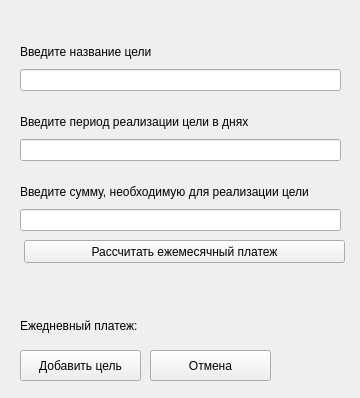
<?xml version="1.0" encoding="UTF-8"?>
<ui version="4.0">
 <class>Form</class>
 <widget class="QWidget" name="Form">
  <property name="geometry">
   <rect>
    <x>0</x>
    <y>0</y>
    <width>360</width>
    <height>398</height>
   </rect>
  </property>
  <property name="windowTitle">
   <string>Form</string>
  </property>
  <widget class="QWidget" name="verticalLayoutWidget">
   <property name="geometry">
    <rect>
     <x>20</x>
     <y>40</y>
     <width>321</width>
     <height>51</height>
    </rect>
   </property>
   <layout class="QVBoxLayout" name="verticalLayout">
    <item>
     <widget class="QLabel" name="label">
      <property name="text">
       <string>Введите название цели</string>
      </property>
     </widget>
    </item>
    <item>
     <widget class="QLineEdit" name="lineEdit"/>
    </item>
   </layout>
  </widget>
  <widget class="QWidget" name="verticalLayoutWidget_2">
   <property name="geometry">
    <rect>
     <x>20</x>
     <y>110</y>
     <width>321</width>
     <height>51</height>
    </rect>
   </property>
   <layout class="QVBoxLayout" name="verticalLayout_2">
    <item>
     <widget class="QLabel" name="label_2">
      <property name="text">
       <string>Введите период реализации цели в днях</string>
      </property>
     </widget>
    </item>
    <item>
     <widget class="QLineEdit" name="lineEdit_2"/>
    </item>
   </layout>
  </widget>
  <widget class="QWidget" name="verticalLayoutWidget_3">
   <property name="geometry">
    <rect>
     <x>20</x>
     <y>180</y>
     <width>321</width>
     <height>51</height>
    </rect>
   </property>
   <layout class="QVBoxLayout" name="verticalLayout_3">
    <item>
     <widget class="QLabel" name="label_3">
      <property name="text">
       <string>Введите сумму, необходимую для реализации цели</string>
      </property>
     </widget>
    </item>
    <item>
     <widget class="QLineEdit" name="lineEdit_3"/>
    </item>
   </layout>
  </widget>
  <widget class="QWidget" name="verticalLayoutWidget_4">
   <property name="geometry">
    <rect>
     <x>20</x>
     <y>310</y>
     <width>321</width>
     <height>31</height>
    </rect>
   </property>
   <layout class="QVBoxLayout" name="verticalLayout_4">
    <item>
     <widget class="QLabel" name="label_4">
      <property name="text">
       <string>Ежедневный платеж:</string>
      </property>
     </widget>
    </item>
   </layout>
  </widget>
  <widget class="QPushButton" name="calcu">
   <property name="geometry">
    <rect>
     <x>24</x>
     <y>240</y>
     <width>321</width>
     <height>23</height>
    </rect>
   </property>
   <property name="text">
    <string>Рассчитать ежемесячный платеж</string>
   </property>
  </widget>
  <widget class="QPushButton" name="ad_point">
   <property name="geometry">
    <rect>
     <x>20</x>
     <y>350</y>
     <width>121</width>
     <height>31</height>
    </rect>
   </property>
   <property name="text">
    <string>Добавить цель</string>
   </property>
  </widget>
  <widget class="QPushButton" name="cancel">
   <property name="geometry">
    <rect>
     <x>150</x>
     <y>350</y>
     <width>121</width>
     <height>31</height>
    </rect>
   </property>
   <property name="text">
    <string>Отмена</string>
   </property>
  </widget>
 </widget>
 <resources/>
 <connections/>
</ui>
